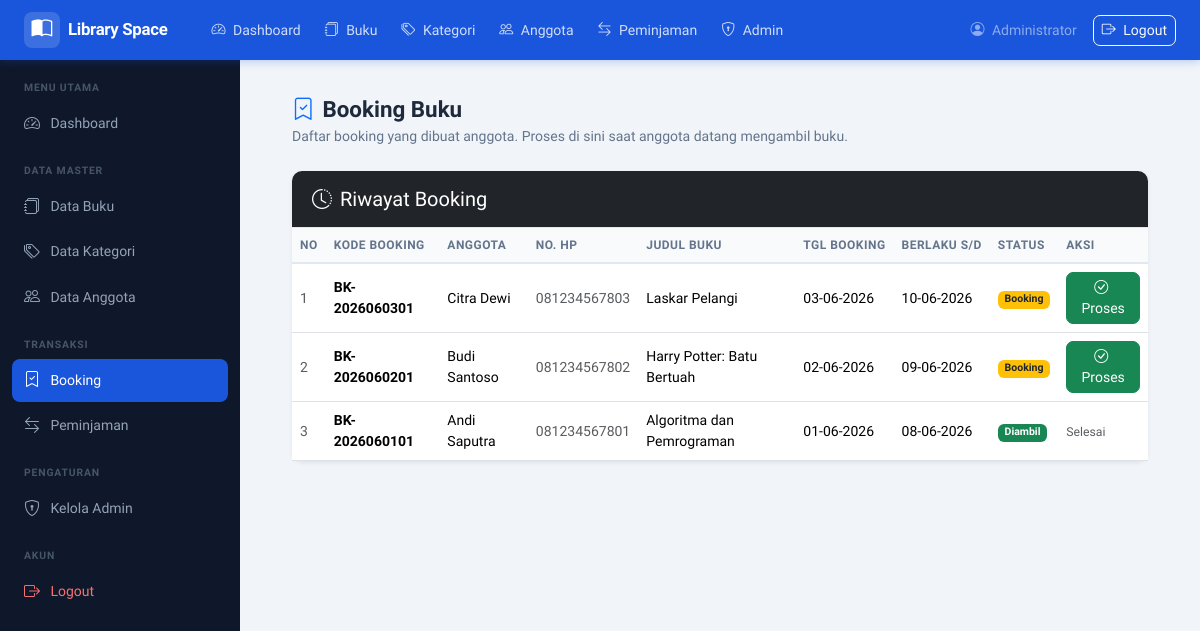
/pages/booking/index.php (signed in), run on the app's committed database.
### tables this page shows
CREATE TABLE booking (
  id_booking      INT AUTO_INCREMENT PRIMARY KEY,
  kode_booking    VARCHAR(30) NOT NULL UNIQUE,
  id_anggota      INT         NOT NULL,
  id_buku         INT         NOT NULL,
  tanggal_booking DATE        NOT NULL,
  tanggal_expired DATE        NOT NULL,
  status          ENUM('Booking','Diambil','Dibatalkan') NOT NULL DEFAULT 'Booking',
  created_at      TIMESTAMP DEFAULT CURRENT_TIMESTAMP,
  CONSTRAINT fk_booking_anggota FOREIGN KEY (id_anggota)
    REFERENCES anggota(id_anggota)
    ON UPDATE CASCADE ON DELETE RESTRICT,
  CONSTRAINT fk_booking_buku FOREIGN KEY (id_buku)
    REFERENCES buku(id_buku)
    ON UPDATE CASCADE ON DELETE RESTRICT
);

CREATE TABLE anggota (
  id_anggota INT AUTO_INCREMENT PRIMARY KEY,
  nama       VARCHAR(100) NOT NULL,
  alamat     TEXT         NOT NULL,
  no_hp      VARCHAR(20)  NOT NULL UNIQUE,
  created_at TIMESTAMP DEFAULT CURRENT_TIMESTAMP
);

CREATE TABLE buku (
  id_buku     INT AUTO_INCREMENT PRIMARY KEY,
  judul       VARCHAR(200) NOT NULL,
  penulis     VARCHAR(100) NOT NULL,
  penerbit    VARCHAR(100) NOT NULL,
  tahun       YEAR         NOT NULL,
  stok        INT          NOT NULL DEFAULT 0,
  cover       VARCHAR(255) DEFAULT NULL,
  id_kategori INT          NOT NULL,
  created_at  TIMESTAMP DEFAULT CURRENT_TIMESTAMP,
  CONSTRAINT fk_buku_kategori FOREIGN KEY (id_kategori)
    REFERENCES kategori(id_kategori)
    ON UPDATE CASCADE ON DELETE RESTRICT
);

### pages/booking/index.php (the view, shortened to what this page needs)
<?php
require_once __DIR__ . '/../../config/koneksi.php';
$riwayat = mysqli_query($koneksi,
    "SELECT b.*, a.nama AS nama_anggota, a.no_hp, bk.judul AS judul_buku
     FROM booking b
     LEFT JOIN anggota a  ON b.id_anggota = a.id_anggota
     LEFT JOIN buku bk    ON b.id_buku    = bk.id_buku
     ORDER BY b.id_booking DESC LIMIT 20");
require_once __DIR__ . '/../../includes/header.php';
?>
<div class="d-flex">
  <?php require_once __DIR__ . '/../../includes/sidebar.php'; ?>
  <div class="main-wrapper flex-grow-1">
    <?php require_once __DIR__ . '/../../includes/navbar.php'; ?>
    <div class="pt-2 px-4">
      <div class="page-header mb-4">
        <h1><i class="bi bi-bookmark-check me-2 text-primary"></i>Booking Buku</h1>
        <p>Daftar booking yang dibuat anggota. Proses di sini saat anggota datang mengambil buku.</p>
      </div>
      <div class="card shadow-sm border-0">
        <div class="card-header bg-dark text-white">
          <h5 class="card-title mb-0"><i class="bi bi-clock-history me-2"></i>Riwayat Booking</h5>
        </div>
        <div class="card-body table-responsive p-0">
          <table class="table table-hover align-middle mb-0">
            <thead class="table-light">
              <tr>
                <th>No</th>
                <th>Kode Booking</th>
                <th>Anggota</th>
                <th>No. HP</th>
                <th>Judul Buku</th>
                <th>Tgl Booking</th>
                <th>Berlaku s/d</th>
                <th>Status</th>
                <th>Aksi</th>
              </tr>
            </thead>
            <tbody>
              <?php
              $no = 1;
              if ($riwayat && mysqli_num_rows($riwayat) > 0):
                while ($row = mysqli_fetch_assoc($riwayat)):
              ?>
              <tr>
                <td class="text-muted"><?= $no++ ?></td>
                <td><strong><?= htmlspecialchars($row['kode_booking']) ?></strong></td>
                <td><?= htmlspecialchars($row['nama_anggota']) ?></td>
                <td class="text-muted"><?= htmlspecialchars($row['no_hp']) ?></td>
                <td><?= htmlspecialchars($row['judul_buku']) ?></td>
                <td><?= date('d-m-Y', strtotime($row['tanggal_booking'])) ?></td>
                <td><?= date('d-m-Y', strtotime($row['tanggal_expired'])) ?></td>
                <td>
                  <?php
                  $badge = match($row['status']) {
                    'Booking'  => 'bg-warning text-dark',
                    'Diambil'  => 'bg-success',
                    'Batal'    => 'bg-danger',
                    default    => 'bg-secondary'
                  };
                  ?>
                  <span class="badge <?= $badge ?>"><?= $row['status'] ?></span>
                </td>
                <td>
                  <?php if ($row['status'] === 'Booking'): ?>
                    <button class="btn btn-sm btn-success"
                            onclick="konfirmasiProses('<?= $row['id_booking'] ?>', '<?= htmlspecialchars($row['kode_booking']) ?>', '<?= htmlspecialchars($row['nama_anggota']) ?>', '<?= htmlspecialchars($row['judul_buku']) ?>')">
                      <i class="bi bi-check-circle me-1"></i> Proses
                    </button>
                  <?php elseif ($row['status'] === 'Batal'): ?>
                    <span class="text-muted small">—</span>
                  <?php else: ?>
                    <span class="text-muted small">Selesai</span>
                  <?php endif; ?>
                </td>
              </tr>
              <?php
                endwhile;
              else:
              ?>
                <tr><td colspan="8" class="text-center text-muted py-4">Belum ada data booking.</td></tr>
              <?php endif; ?>
            </tbody>
          </table>
        </div>
      </div>
    </div>
  </div>
</div>
<?php require_once __DIR__ . '/../../includes/footer.php'; ?>

### assets/css/style.css (style rules this page uses)
:root { --primary: #1a56db; --primary-dark: #1343af; --primary-light: #e8effe; --sidebar-bg: #0f172a; --sidebar-w: 240px; --navbar-h: 60px; --text-main: #1e293b; --text-muted: #64748b; --border: #e2e8f0; --bg-page: #f1f5f9; --white: #ffffff; --success: #16a34a; --danger: #dc2626; --warning: #d97706; --radius: 10px; --shadow-sm: 0 1px 3px rgba(0,0,0,.08); --shadow-md: 0 4px 12px rgba(0,0,0,.10); }
*, *::before, *::after { box-sizing: border-box; }
body { font-family: 'Plus Jakarta Sans', sans-serif; background: var(--bg-page); color: var(--text-main); margin: 0; padding: 0; }
.main-wrapper { margin-left: var(--sidebar-w); margin-top: var(--navbar-h); min-height: calc(100vh - var(--navbar-h)); padding: 1.75rem; }
.page-header { margin-bottom: 1.5rem; }
.page-header h1 { font-size: 1.4rem; font-weight: 700; color: var(--text-main); margin: 0 0 .2rem; }
.page-header p { color: var(--text-muted); margin: 0; font-size: .875rem; }
.card { border: 1px solid var(--border); border-radius: var(--radius); box-shadow: var(--shadow-sm); }
.card-header { background: var(--white); border-bottom: 1px solid var(--border); font-weight: 600; font-size: .925rem; padding: 1rem 1.25rem; border-radius: var(--radius) var(--radius) 0 0 !important; }
.table { font-size: .875rem; margin: 0; }
.table thead th { background: #f8fafc; color: var(--text-muted); font-size: .75rem; font-weight: 600; text-transform: uppercase; letter-spacing: .04em; border-bottom: 2px solid var(--border); white-space: nowrap; }
.btn { font-size: .875rem; font-weight: 500; border-radius: 7px; }

### data on the page
booking: kode_booking "BK-2026060301", id_anggota.nama "Citra Dewi", id_anggota.no_hp "081234567803", id_buku.judul "Laskar Pelangi", tanggal_booking "03-06-2026", tanggal_expired "10-06-2026", status "Booking"
booking: kode_booking "BK-2026060201", id_anggota.nama "Budi Santoso", id_anggota.no_hp "081234567802", id_buku.judul "Harry Potter: Batu Bertuah", tanggal_booking "02-06-2026", tanggal_expired "09-06-2026", status "Booking"
booking: kode_booking "BK-2026060101", id_anggota.nama "Andi Saputra", id_anggota.no_hp "081234567801", id_buku.judul "Algoritma dan Pemrograman", tanggal_booking "01-06-2026", tanggal_expired "08-06-2026", status "Diambil", shows "Selesai"

### other printed values
$_SESSION['nama'] "Administrator"
